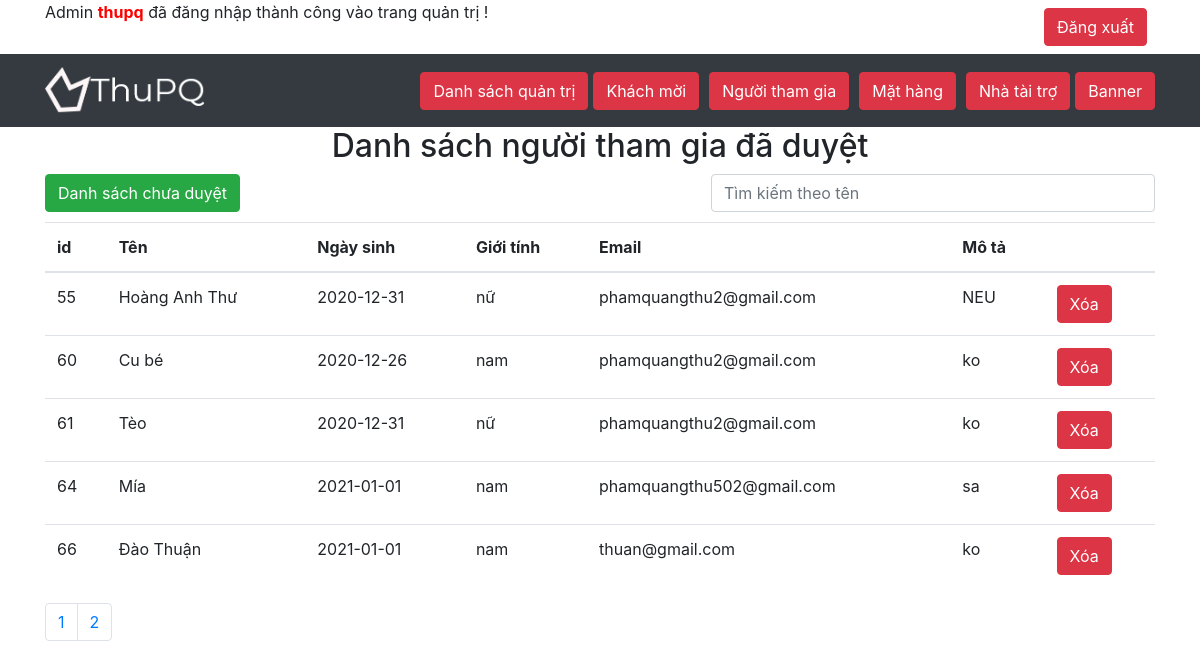
The page /admin/nguoithamgia/thamgia.php (signed in) on the database its author committed.
### tables this page shows
CREATE TABLE `nguoidung` (
  `id` int(8) NOT NULL,
  `tenmuc` varchar(100) NOT NULL,
  `ten` varchar(100) NOT NULL,
  `ngaysinh` varchar(10) NOT NULL,
  `gioitinh` varchar(50) NOT NULL,
  `email` varchar(100) NOT NULL,
  `anh` varchar(100) NOT NULL,
  `vaitro` varchar(100) NOT NULL,
  `taikhoan` varchar(50) NOT NULL,
  `matkhau` varchar(10) NOT NULL,
  `mota` varchar(500) NOT NULL,
  `xuly` varchar(10) NOT NULL
);

### admin/nguoithamgia/thamgia.php (the view, shortened to what this page needs)
<!DOCTYPE html>
<html lang="en">
<head>
	<link rel="stylesheet" type="text/css" href="../../css/admin.css">
	<link rel="stylesheet" type="text/css" href="../../css/bootstrap.css">
	<link rel="stylesheet" href="https://maxcdn.bootstrapcdn.com/font-awesome/4.7.0/css/font-awesome.min.css">
</head>
<body>
	<header>
		<div class="container">
			<div class="d-flex">
				<p>Admin <strong style="color:red;"><?php echo $_SESSION['username'] ?></strong> đã đăng nhập thành công vào trang quản trị !</p>
				<div class="p-2 ml-auto">
					<a href="../logout.php">
						<button type="button" class="btn btn-danger">Đăng xuất</button>
					</a>
				</div>
			</div>
		</div>
	</header>
	<nav class="navbar navbar-expand-sm bg-dark navbar-dark">
		<div class="container">
		  	<a class="navbar-brand" href="../index.php"><img src="../../images/your-logo.png" alt="logo" style="max-width: 160px;"></a>
		  	<ul class="navbar-nav">
			    <li class="nav-item">
				<a href="../index.php"><button type="button" class="btn btn-danger"> Danh sách quản trị</button></a>
			    </li>
		 		<li class="nav-item">
				 	<a href="../khachmoi/"><button type="button" class="btn btn-danger" style="margin: 0 5px;">Khách mời</button></a>
		  		</li>
		  		<li class="nav-item">
				  	<a href="../nguoithamgia/"><button type="button" class="btn btn-danger"style="margin: 0 5px;">Người tham gia</button></a>
		  		</li>
		  		<li class="nav-item">
				  	<a href="../mathang/"><button type="button" class="btn btn-danger"style="margin: 0 5px;">Mặt hàng</button></a>
		  		</li>
		  		<li class="nav-item">
				  	<a href="../taitro/"><button type="button" class="btn btn-danger"style="margin: 0 5px;">Nhà tài trợ</button></a>
		  		</li>
		  		<li class="nav-item">
				  	<a href="../banner/"><button type="button" class="btn btn-danger">Banner</button></a>
		  		</li>
		  	</ul>
		</div>
	</nav>
	<div class="container">
        <div id="header">
            <h2 style="text-align: center;">Danh sách người tham gia đã duyệt</h2>
        </div>
        <div>
			<a href="../nguoithamgia/"><button type="button" class="btn btn-success" >Danh sách chưa duyệt</button></a>
            <input type="text" class="timkiem form-control" name="" placeholder="Tìm kiếm theo tên" style="margin-bottom: 10px;width:40%;float:right;">
        </div>
        <div id="table-data">
        <table class="table table-hover">
			    <thead>
                    <tr>
			      		<th>id</th>
				        <th>Tên </th>
				        <th>Ngày sinh</th>
				        <th>Giới tính</th>
				        <th>Email</th>
						<th>Mô tả</th>
				        <th></th>
			      	</tr>
			    </thead>
			    <tbody class="danhsach">
                    <?php
                    $conn = mysqli_connect('localhost','root','','hoithao');
                    $page = 1;
                    $rowperpage = 5;
                    $perrow= $page*$rowperpage - $rowperpage;
                    $total_rows = mysqli_num_rows(mysqli_query($conn,"SELECT * FROM `nguoidung` WHERE xuly ='yes'"));
                    $total_page = ceil($total_rows/$rowperpage);
                    $list_pages= '';
                    for($i=1; $i<=$total_page; $i++){
                        $list_pages .= '<li class="page-item"><a class="page-link" href="#">'.$i.'</a></li>';
                    }
                    $sql = "SELECT * FROM `nguoidung` WHERE xuly ='yes' LIMIT $perrow, $rowperpage";
                    $query = mysqli_query($conn,$sql);
                    while($row = mysqli_fetch_assoc($query)){
                    ?>
                    <tr>
                        <td><?php echo $row['id'] ?></td>
                        <td><?php echo $row['ten'] ?></td>
                        <td><?php echo $row['ngaysinh'] ?></td>
                        <td><?php echo $row['gioitinh'] ?></td>
                        <td><?php echo $row['email'] ?></td>
                        <td><?php echo $row['mota'] ?></td>
                        <td>
                            <button type="button" class="btn btn-danger" onclick="deletekm(<?php echo $row['id'] ?>)">Xóa</button>
                        </td>
                    </tr>
                    <?php }?>
			    </tbody>
            </table>
            <div align='center'>
                <ul class="pagination phantrang">
                    <?php echo $list_pages;?>
                </ul>
            </div>
        </div>
    </div>
</body>
</html>

### css/admin.css (style rules this page uses)
* { margin: 0; box-sizing: border-box; padding: 0; }
img { max-width: 100%; }

### rows shown on the page
nguoidung: id "55", ten "Hoàng Anh Thư", ngaysinh "2020-12-31", gioitinh "nữ", email "phamquangthu2@gmail.com", mota "NEU"
nguoidung: id "60", ten "Cu bé", ngaysinh "2020-12-26", gioitinh "nam", email "phamquangthu2@gmail.com", mota "ko"
nguoidung: id "61", ten "Tèo", ngaysinh "2020-12-31", gioitinh "nữ", email "phamquangthu2@gmail.com", mota "ko"
nguoidung: id "64", ten "Mía", ngaysinh "2021-01-01", gioitinh "nam", email "phamquangthu502@gmail.com", mota "sa"
nguoidung: id "66", ten "Đào Thuận", ngaysinh "2021-01-01", gioitinh "nam", email "thuan@gmail.com", mota "ko"

### other values the page prints
$_SESSION['username'] "thupq"
